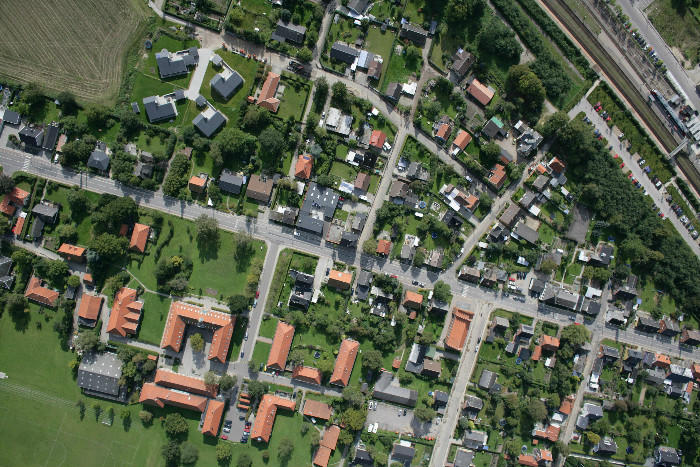
%> input picture aerial.png, 700 x 467 px
$ octave --eval "ExtractBiggestBlob;"   (GNU Octave 9; MATLAB toolbox functions it lacks are replaced by stand-ins)
%> lines starting %> are read from the running program, lines starting %| are printed output that depends on the picture; in (x1, y1, x2, y2) boxes, pixels count from 0 and x2, y2 are one past the last pixel; in counts of white or black regions, pixels touching at a corner belong together; the program's own positions count from 1
function ExtractBiggestBlob()
clc;    % Clear the command window.
close all;  % Close all figures (except those of imtool.)
imtool close all;  % Close all imtool figures if you have the Image Processing Toolbox.
clear;  % Erase all existing variables. Or clearvars if you want.
workspace;  % Make sure the workspace panel is showing.
format long g;
format compact;
fontSize = 20;

img = imread('aerial.png');
%> img is the input picture: size 467x700x3 uint8; mean R, G, B 89.3, 97.2, 78.1
img2 = rgb2gray(img);
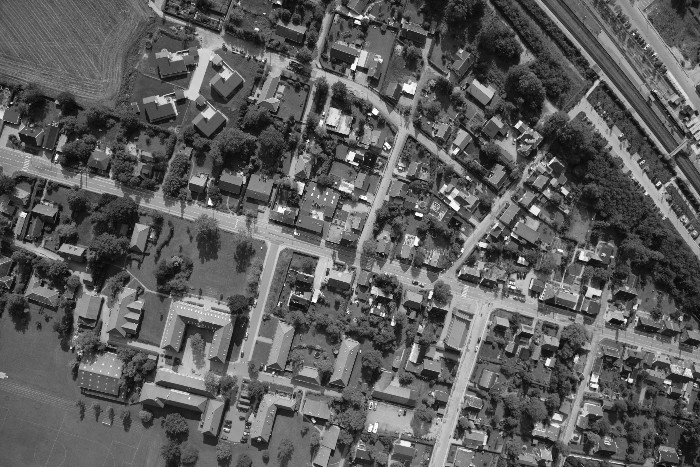
%> img2: size 467x700 uint8; min 2, max 255, mean 92.7
grayImage = img2;
% Get the dimensions of the image.
% numberOfColorBands should be = 1.
[rows, columns, numberOfColorBands] = size(grayImage);
%> rows = 467; columns = 700; numberOfColorBands = 1
% Display the original gray scale image.
subplot(2, 2, 1);
imshow(grayImage, []);
title('Original Grayscale Image', 'FontSize', fontSize);
% Enlarge figure to full screen.
set(gcf, 'units','normalized','outerposition',[0 0 1 1]);
% Give a name to the title bar.
set(gcf,'name','','numbertitle','off')

% Let's compute and display the histogram.
[pixelCount, grayLevels] = imhist(grayImage);
%> pixelCount = 256 values, max 3864 at index 99, min 0 at index 1, mean 1277; grayLevels = 256 values from 0 to 255
subplot(2, 2, 2);
bar(pixelCount);
grid on;
title('Histogram of original image', 'FontSize', fontSize);
xlim([0 grayLevels(end)]); % Scale x axis manually.

% Threshold the image to binarize it.
binaryImage = grayImage > 100;
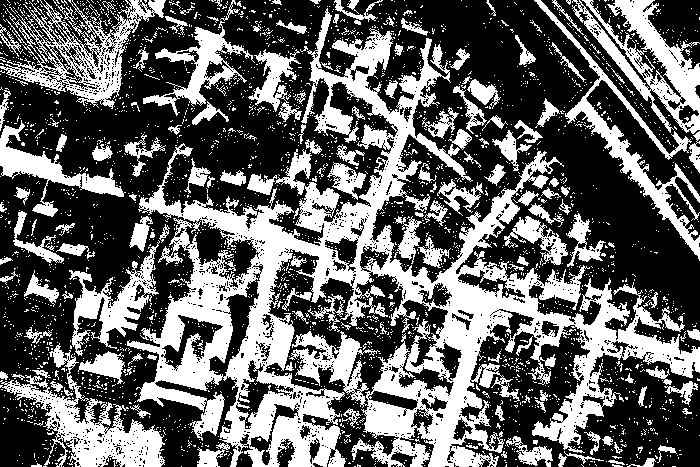
%> binaryImage: size 467x700 logical; 39% white; 2837 white regions (2675 under 20 px), largest, box (x1, y1, x2, y2) and area: (127, 8, 700, 467) 68975, (0, 343, 165, 467) 5927, (572, 0, 700, 134) 5676
% Fill holes
binaryImage = imfill(binaryImage, 'holes');
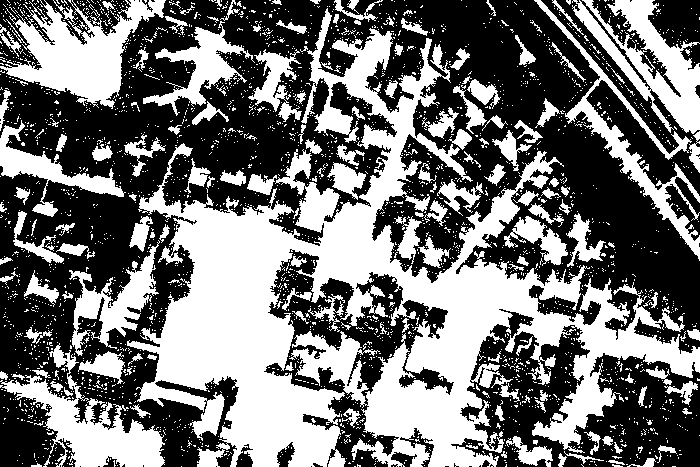
%> binaryImage: size 467x700 logical; 45.3% white; 2702 white regions (2540 under 20 px), largest, box (x1, y1, x2, y2) and area: (127, 8, 700, 467) 83941, (0, 0, 166, 109) 7930, (0, 343, 165, 467) 6552
% Display the image.
subplot(2, 2, 3);
imshow(binaryImage, []);
title('Binary Image', 'FontSize', fontSize);

% Get all the blob properties.  Can only pass in originalImage in version R2008a and later.
[labeledImage, numberOfBlobs] = bwlabel(binaryImage);
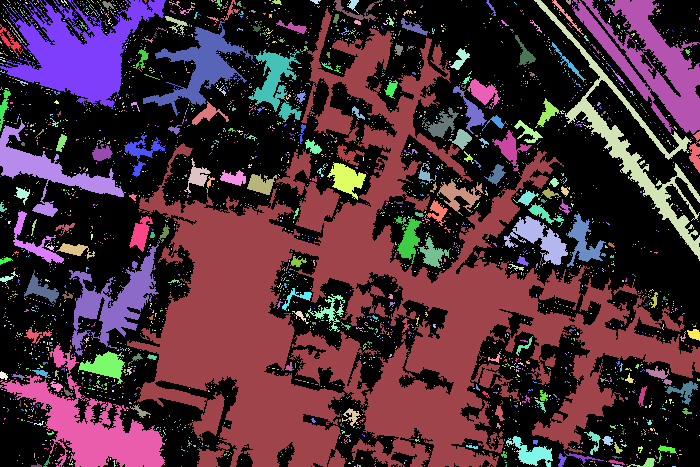
%> labeledImage: size 467x700 double; 2703 distinct labels, from 0 to 2702; one colour per label, 0 black
%> numberOfBlobs = 2702
blobMeasurements = regionprops(labeledImage, 'area', 'Centroid');
%> blobMeasurements = 2702 regions; largest, Area and Centroid: 83941 [368.8 308.1], 7930 [80.5 52.9], 6552 [91.6 426.8], 6389 [651.1 61.6], 4581 [634.2 148.1]
% Get all the areas
allAreas = [blobMeasurements.Area] % No semicolon so it will print to the command window.
%> allAreas = 2702 values, max 83941 at index 679, min 1 at index 9, mean 54.85
menuOptions{1} = '0'; % Add option to extract no blobs.
% [9 lines of commented-out code are left out]
numberToExtract = menu('How many do you want to extract', menuOptions) - 1;
%> the answer given: 1

% Ask user if they want the smallest or largest blobs.
promptMessage = sprintf('Do you want the %d largest, or %d smallest, blobs?',...
	numberToExtract, numberToExtract);
titleBarCaption = 'Largest or Smallest?';
sizeOption = questdlg(promptMessage, titleBarCaption, 'Largest', 'Smallest', 'Cancel', 'Largest');
%> the answer given: Largest
%> `ExtractBiggestBlob;`:
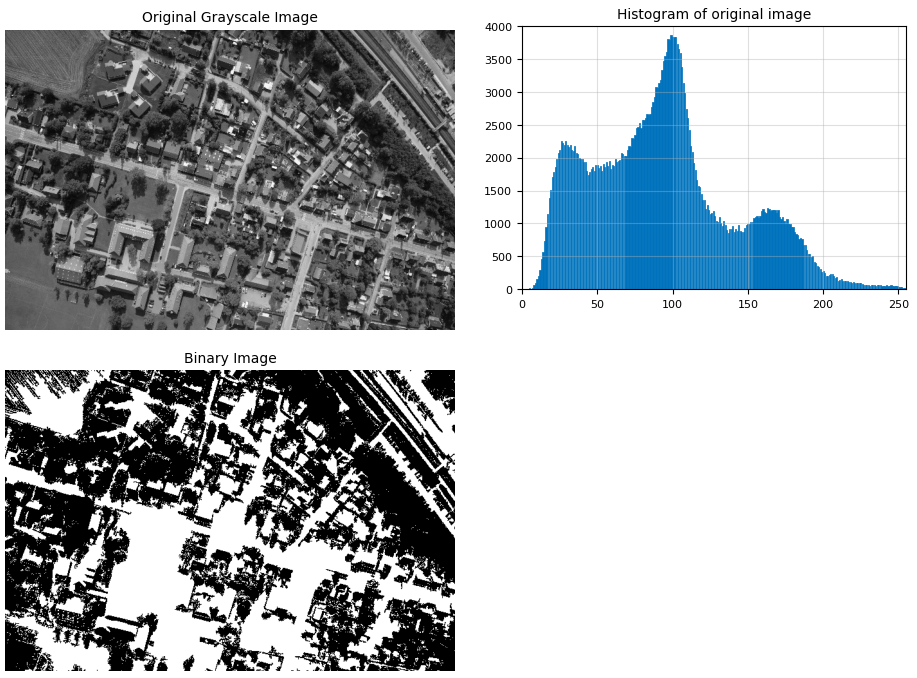
%> figure redrawn from the program's plot data, 3 panels
if strcmpi(sizeOption, 'Cancel')
	return;
elseif strcmpi(sizeOption, 'Smallest')
	% If they want the smallest, make the number negative.
	numberToExtract = -numberToExtract;
end

$ run again, with 1.jpg saved as aerial.png
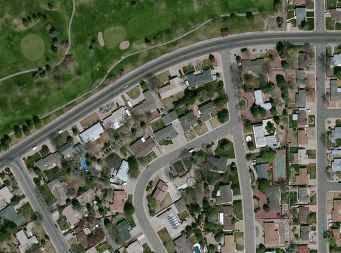
%> input picture 1.jpg, 341 x 253 px
%> in ExtractBiggestBlob, img is the input picture: size 253x341x3 uint8; mean R, G, B 94.3, 99.6, 80.5
%> pixelCount = 256 values, max 996 at index 68, min 0 at index 1, mean 337; grayLevels = 256 values from 0 to 255
%> in ExtractBiggestBlob, `[labeledImage, numberOfBlobs] = bwlabel(binaryImage);`:
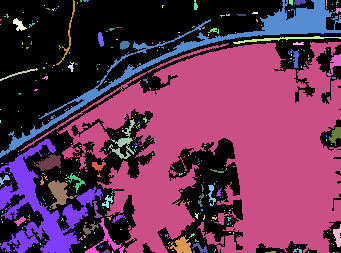
%> labeledImage: size 253x341 double; 299 distinct labels, from 0 to 298; one colour per label, 0 black
%> numberOfBlobs = 298
%> blobMeasurements = 298 regions; largest, Area and Centroid: 35634 [229.6 147.6], 3814 [201.8 54], 3644 [41.3 209.1], 358 [59.7 193.5], 289 [124.7 143.2]
%> allAreas = 298 values, max 35634 at index 24, min 1 at index 2, mean 158.7
%> `ExtractBiggestBlob;`:
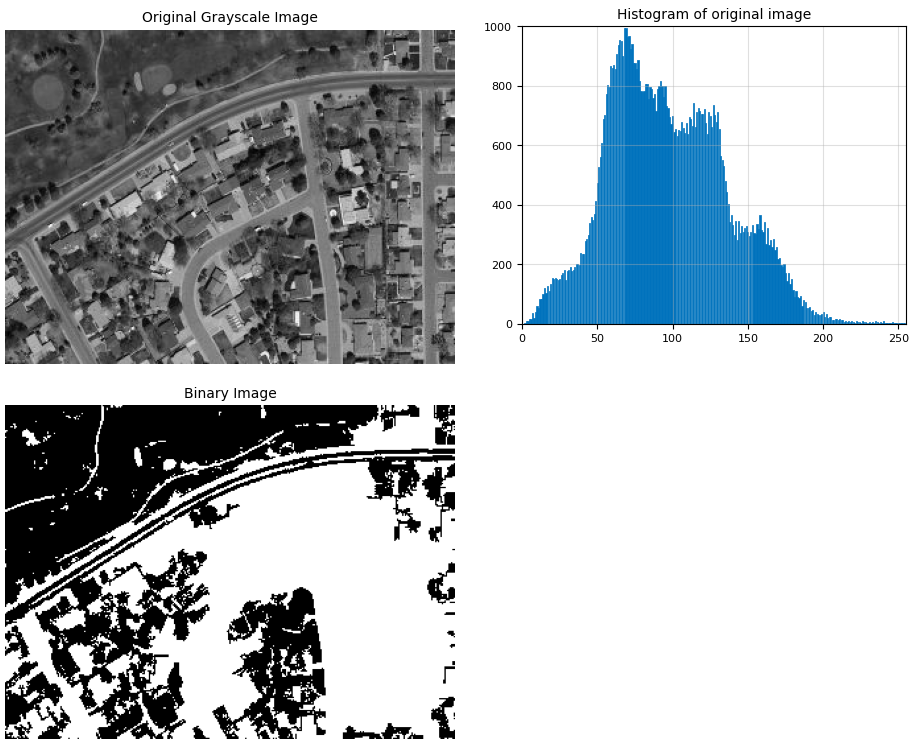
%> figure redrawn from the program's plot data, 3 panels

$ run again, with 3.jpg saved as aerial.png
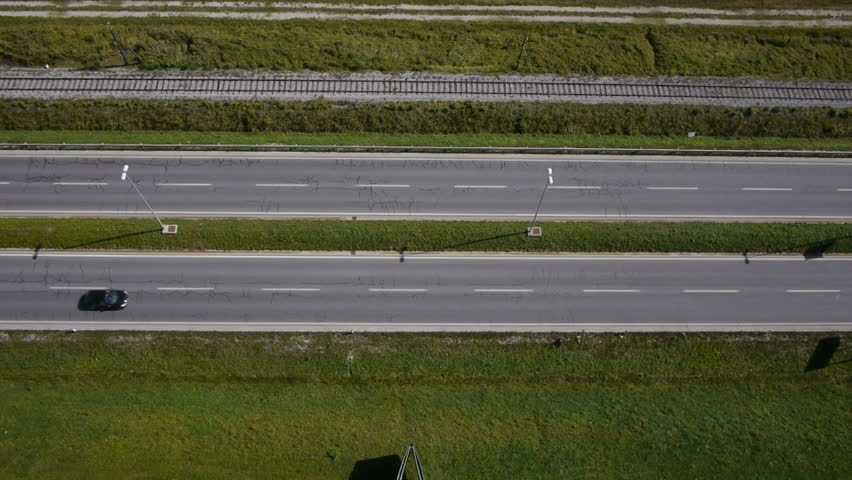
%> input picture 3.jpg, 852 x 480 px
%> in ExtractBiggestBlob, img is the input picture: size 480x852x3 uint8; mean R, G, B 87.1, 87.9, 64.6
%> pixelCount = 256 values, max 7294 at index 66, min 0 at index 1, mean 1597.5; grayLevels = 256 values from 0 to 255
%> in ExtractBiggestBlob, `[labeledImage, numberOfBlobs] = bwlabel(binaryImage);`:
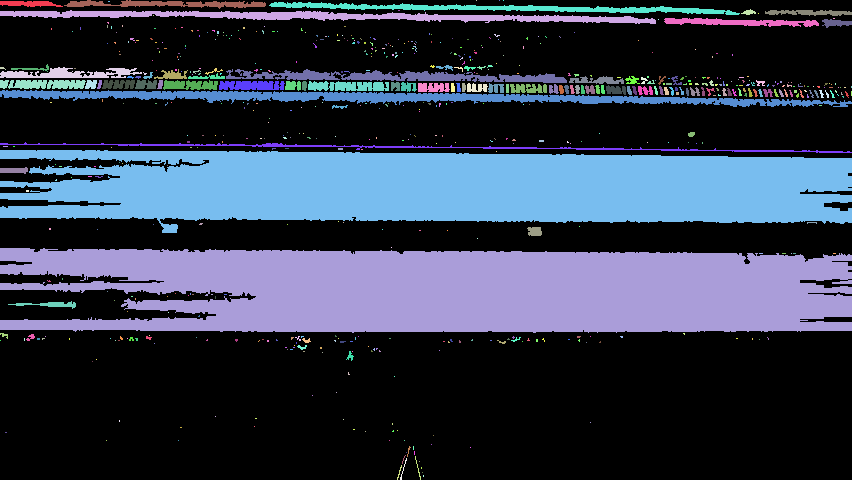
%> labeledImage: size 480x852 double; 613 distinct labels, from 0 to 612; one colour per label, 0 black
%> numberOfBlobs = 612
%> blobMeasurements = 612 regions; largest, Area and Centroid: 61075 [452.8 291], 54058 [440.1 188.1], 6133 [399 98.1], 3892 [328.1 16.8], 2258 [400.9 77.4]
%> allAreas = 612 values, max 61075 at index 10, min 1 at index 12, mean 233.7
%> `ExtractBiggestBlob;`:
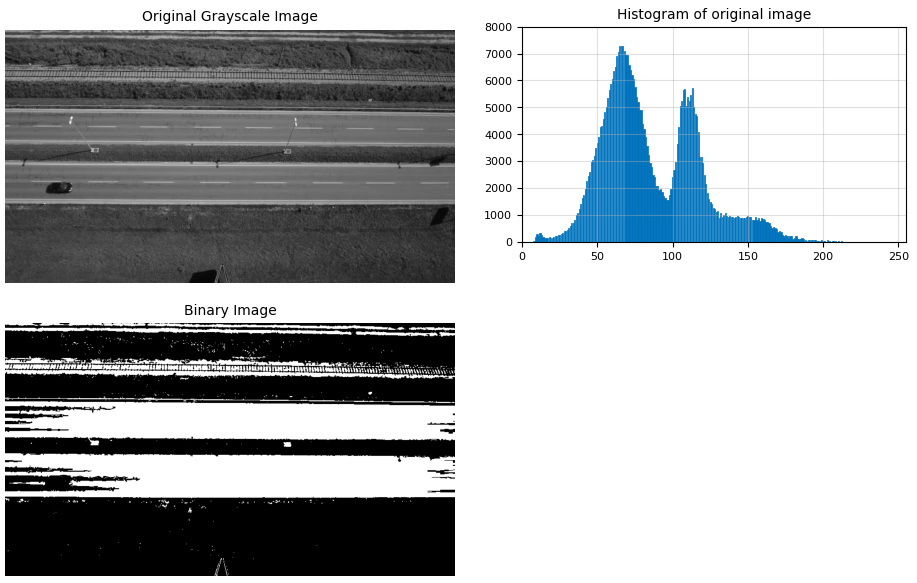
%> figure redrawn from the program's plot data, 3 panels
